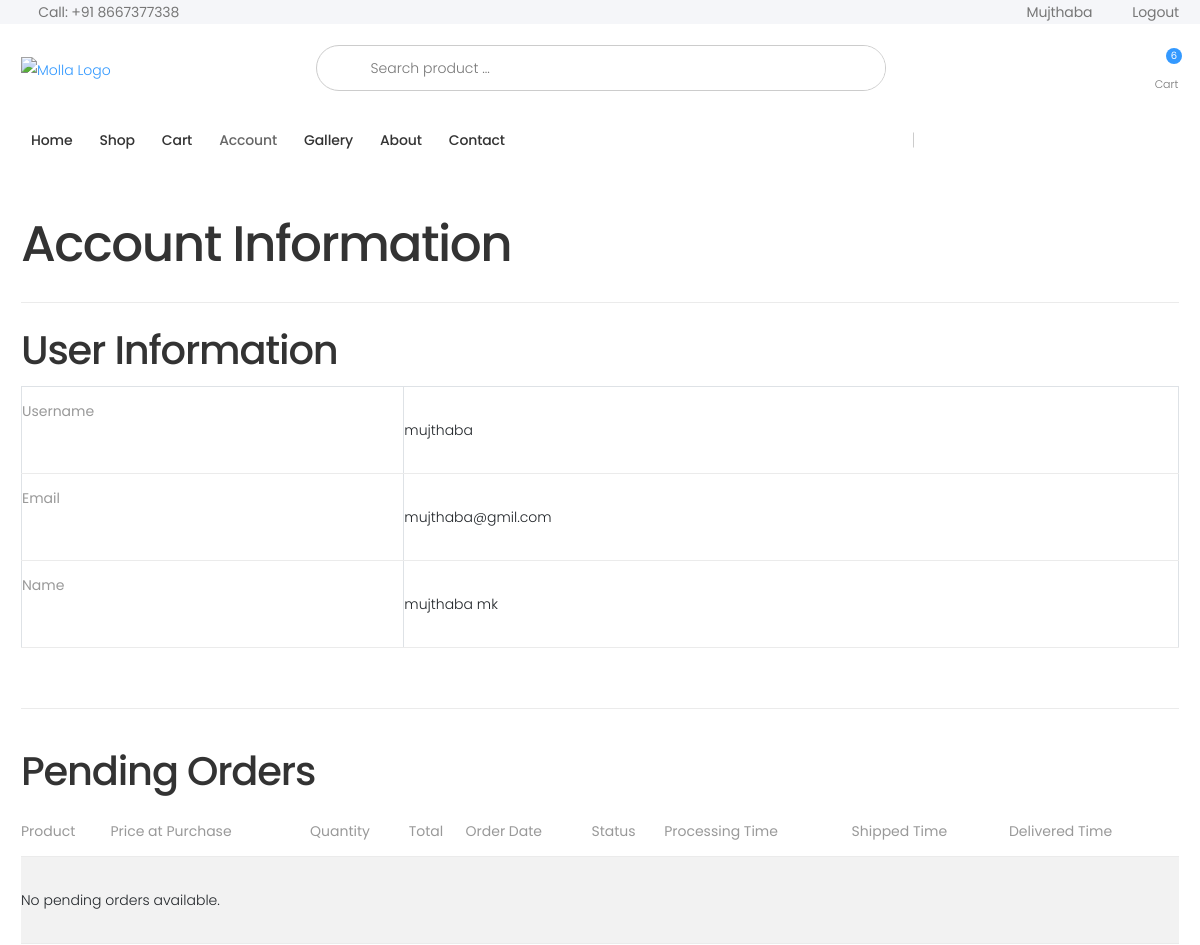
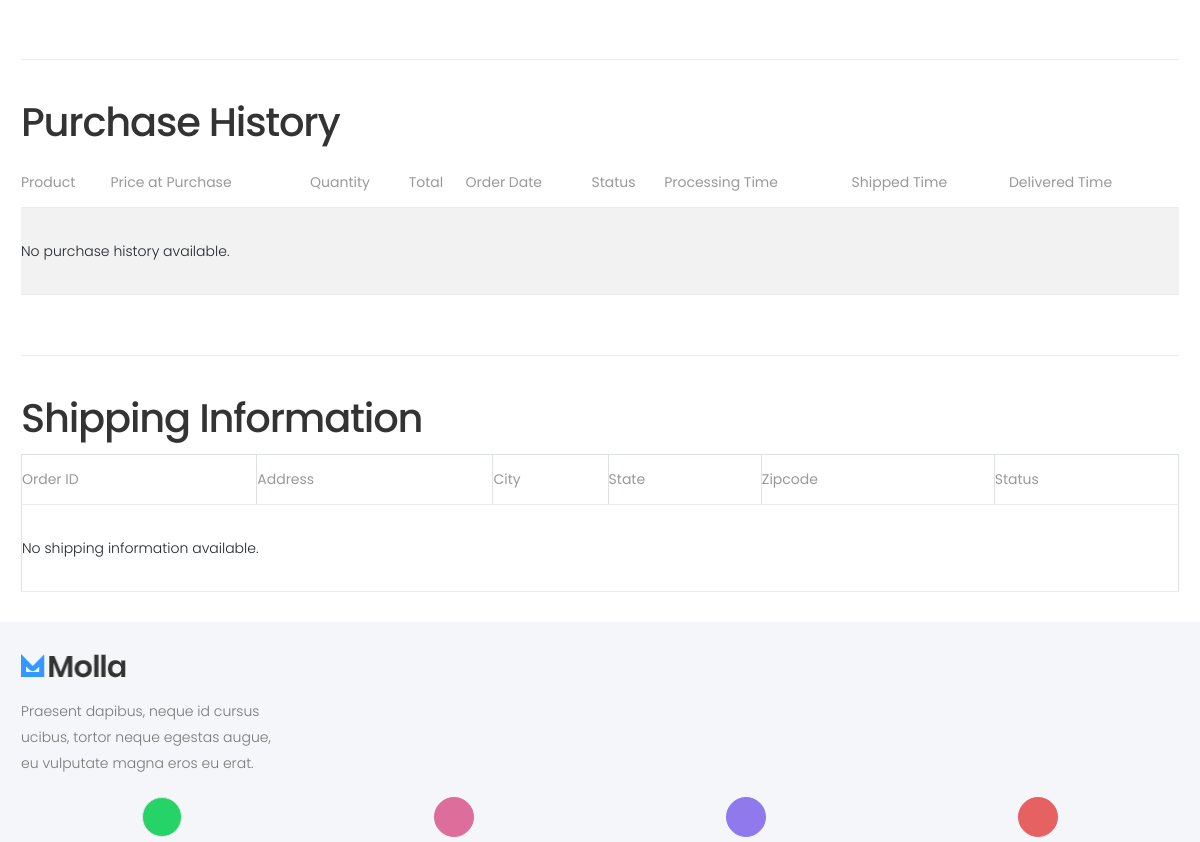
/account/ (signed in, upper part), run on an earlier commit of the app's database (2 pictures, top to bottom).
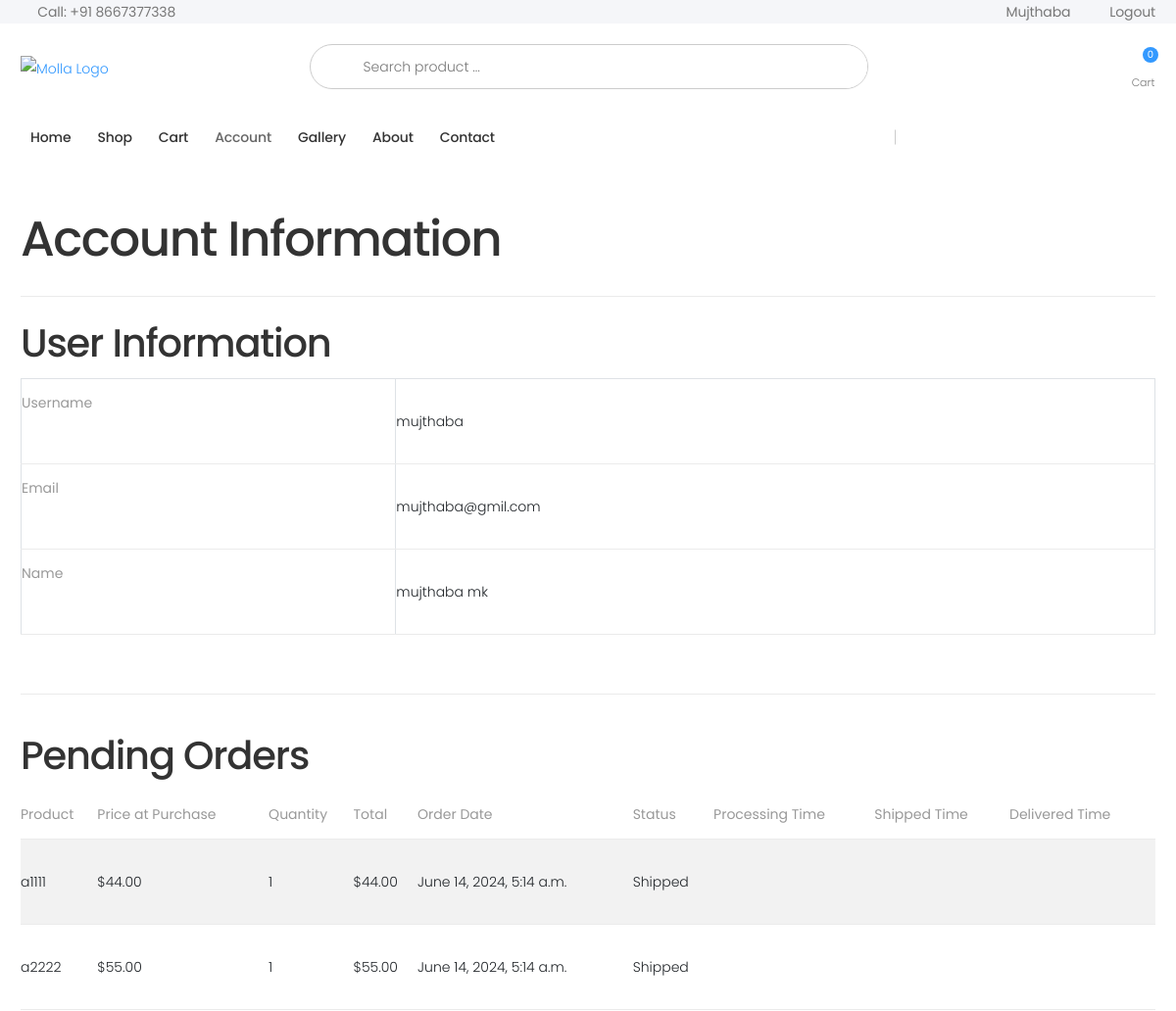
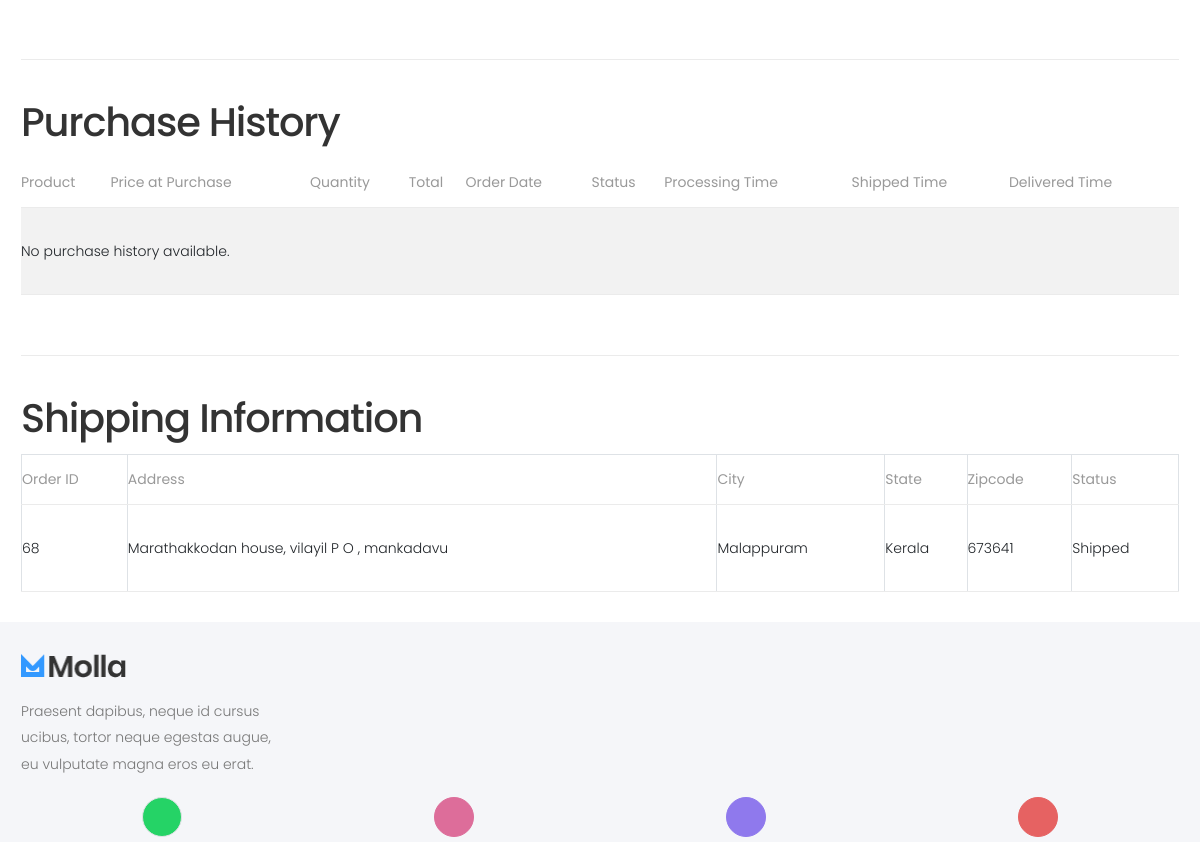
And on a later commit of the database (2 pictures, top to bottom).
### store/models.py (models this page shows, shortened)
class OrderItem(models.Model):
    product = models.ForeignKey(Product, on_delete=models.SET_NULL, null=True)
    order = models.ForeignKey(Order, on_delete=models.SET_NULL, null=True)
    quantity = models.IntegerField(default=0, null=True, blank=True)
    date_added = models.DateTimeField(auto_now_add=True)
    price_at_purchase = models.DecimalField(max_digits=7, decimal_places=2, null=True, blank=True)

class Product(models.Model):
    name = models.CharField(max_length=250, unique=True)
    slug = models.SlugField(max_length=250, unique=True)
    description = models.TextField(blank=True)
    old_price = models.DecimalField(max_digits=7, blank=True, null=True, decimal_places=2)
    new_price = models.DecimalField(max_digits=7, blank=False, decimal_places=2)
    category = models.ForeignKey(Category, on_delete=models.CASCADE)
    image_1 = models.ImageField(upload_to='product')
    image_2 = models.ImageField(upload_to='product', blank=True)
    image_3 = models.ImageField(upload_to='product', blank=True)
    video_url = models.URLField(max_length=200, blank=True)
    stock = models.IntegerField()
    available = models.BooleanField(default=True)
    new = models.BooleanField(default=True)
    created = models.DateTimeField(auto_now_add=True)
    update = models.DateField(auto_now=True)
    class Meta:
        ordering = ('name',)
        verbose_name = 'product'
        verbose_name_plural = 'products'

class Order(models.Model):
    STATUS_CHOICES = [
        ('Processing', 'Processing'),
        ('Shipped', 'Shipped'),
        ('Delivered', 'Delivered')
    ]
    customer = models.ForeignKey(Customer, on_delete=models.SET_NULL, null=True, blank=True)
    date_ordered = models.DateTimeField(auto_now_add=True)
    complete = models.BooleanField(default=False)
    transaction_id = models.CharField(max_length=100, null=True)
    status = models.CharField(max_length=20, choices=STATUS_CHOICES, default='Processing')
    @property
    def get_cart_items(self):
        orderitems = self.orderitem_set.all()
        total = sum([item.quantity for item in orderitems])
        return total

class ShippingAddress(models.Model):
    customer = models.ForeignKey(Customer, on_delete=models.SET_NULL, null=True)
    order = models.ForeignKey(Order, on_delete=models.SET_NULL, null=True)
    number = models.CharField(max_length=12, null=False, blank=False)
    address = models.CharField(max_length=200, null=False)
    city = models.CharField(max_length=200, null=False)
    state = models.CharField(max_length=200, null=False)
    zipcode = models.CharField(max_length=200, null=False)
    date_added = models.DateTimeField(auto_now_add=True)

### store/views.py (the view)
# urls.py: path('account/',views.account_info,name='account_info'),
def account_info(request):
    if not request.user.is_authenticated:
        return redirect('login')
    customer = request.user.customer
    orders = Order.objects.filter(customer=customer, complete=True)
    pending_orders = orders.exclude(status='Delivered')
    delivered_orders = orders.filter(status='Delivered')
    shipping_info = ShippingAddress.objects.filter(customer=customer)
    context = {
        'user': request.user,
        'pending_orders': pending_orders,
        'delivered_orders': delivered_orders,
        'shipping_info': shipping_info,
    }
    return render(request, 'store/account_info.html', context)

### store/context_processors.py (called while the page is built)
def menu_link(request):
    links_list = Category.objects.all()
    paginator3 = Paginator(links_list,8)
    try:
        page = int(request.GET.get('page', '1'))
    except:
        page = 1
    try:
        links = paginator3.page(page)
    except (InvalidPage,EmptyPage):
        links = paginator3.page(paginator3.num_pages)
    return dict(links = links)

def cart_data(request):
    data = cartData(request)
    cartItems = data['cartItems']
    return dict(cartItems = cartItems)

### store/models.py (called while the page is built)
    def get_url(self):
        return reverse('store_app:product_by_category', args=[self.slug])

### store/utils.py (called while the page is built, shortened)
def cartData(request):
	if request.user.is_authenticated:
		customer = request.user.customer
		order, created = Order.objects.get_or_create(customer=customer, complete=False)
		items = order.orderitem_set.all()
		cartItems = order.get_cart_items
		total_price_difference = 0
	return {'cartItems':cartItems ,'order':order, 'items':items, 'total_price_difference':total_price_difference}

### store/templates/store/account_info.html (shortened to what the changed rows need)
{% extends "store/Base.html" %}
{% block content %}
<div class="container mt-5">
    <h1>Account Information</h1>
    <div class="row">
        <div class="col-md-12">
            <h2>User Information</h2>
            <table class="table table-bordered">
                <tr>
                    <th>Username</th>
                </tr>
                <tr>
                    <th>Email</th>
                </tr>
                <tr>
                    <th>Name</th>
                </tr>
            </table>
        </div>
    </div>
    <div class="row mt-4">
        <div class="col-md-12">
            <h2>Pending Orders</h2>
            <table class="table table-striped">
                <thead>
                    <tr>
                        <th>Product</th>
                        <th>Price at Purchase</th>
                        <th>Quantity</th>
                        <th>Total</th>
                        <th>Order Date</th>
                        <th>Status</th>
                        <th>Processing Time</th>
                        <th>Shipped Time</th>
                        <th>Delivered Time</th>
                    </tr>
                </thead>
                <tbody>
                    {% for order in pending_orders %}
                        {% for item in order.orderitem_set.all %}
                            <tr>
                                <td>{{ item.product.name }}</td>
                                <td>${{ item.price_at_purchase }}</td>
                                <td>{{ item.quantity }}</td>
                                <td>${{ item.price_at_purchase|floatformat:2 }}</td>
                                <td>{{ order.date_ordered }}</td>
                                <td>{{ order.status }}</td>
                                <td>{{ order.processing_time }}</td>
                                <td>{{ order.shipped_time }}</td>
                                <td>{{ order.delivered_time }}</td>
                            </tr>
                        {% endfor %}
                    {% empty %}
                        <tr>
                            <td colspan="9">No pending orders available.</td>
                        </tr>
                    {% endfor %}
                </tbody>
            </table>
        </div>
    </div>
    <div class="row mt-4">
        <div class="col-md-12">
            <h2>Purchase History</h2>
            <table class="table table-striped">
                <thead>
                    <tr>
                        <th>Product</th>
                        <th>Price at Purchase</th>
                        <th>Quantity</th>
                        <th>Total</th>
                        <th>Order Date</th>
                        <th>Status</th>
                        <th>Processing Time</th>
                        <th>Shipped Time</th>
                        <th>Delivered Time</th>
                    </tr>
                </thead>
            </table>
        </div>
    </div>
    <div class="row mt-4">
        <div class="col-md-12">
            <h2>Shipping Information</h2>
            <table class="table table-bordered">
                <thead>
                    <tr>
                        <th>Order ID</th>
                        <th>Address</th>
                        <th>City</th>
                        <th>State</th>
                        <th>Zipcode</th>
                        <th>Status</th>
                    </tr>
                </thead>
                <tbody>
                    {% for shipping in shipping_info %}
                        <tr>
                            <td>{{ shipping.order.id }}</td>
                            <td>{{ shipping.address }}</td>
                            <td>{{ shipping.city }}</td>
                            <td>{{ shipping.state }}</td>
                            <td>{{ shipping.zipcode }}</td>
                            <td>{{ shipping.order.status }}</td>
                        </tr>
                    {% empty %}
                        <tr>
                            <td colspan="6">No shipping information available.</td>
                        </tr>
                    {% endfor %}
                </tbody>
            </table>
        </div>
    </div>
</div>
{% endblock %}

### store/templates/store/Base.html (shortened to what the changed rows need)
{% load static %}
<!DOCTYPE html>
<html lang="en">
<head>
    <link rel="stylesheet" href="{% static 'assets/vendor/line-awesome/line-awesome/line-awesome/css/line-awesome.min.css' %}">
    <link rel="stylesheet" href="{% static 'assets/css/bootstrap.min.css' %}">
    <link rel="stylesheet" href="{% static 'assets/css/plugins/owl-carousel/owl.carousel.css' %}">
    <link rel="stylesheet" href="{% static 'assets/css/plugins/magnific-popup/magnific-popup.css' %}">
    <link rel="stylesheet" href="{% static 'assets/css/plugins/jquery.countdown.css' %}">
    <link rel="stylesheet" href="{% static 'assets/css/style.css' %}">
    <link rel="stylesheet" href="{% static 'assets/css/skins/skin-demo-4.css' %}">
    <link rel="stylesheet" href="{% static 'assets/css/demos/demo-4.css' %}">
    <link rel="stylesheet" href="{% static 'assets/css/style2.css' %}">
</head>
<body>
    <div class="page-wrapper">
        <header class="header header-intro-clearance header-4">
            <div class="header-middle">
                <div class="container">
                    <div class="header-right">
                        <div class="dropdown cart-dropdown">
                            <a href="{% url 'store_app:cart' %}" class="dropdown-toggle">
                                <div class="icon">
                                    <i class="icon-shopping-cart"></i>
                                    <span class="cart-count">{{cartItems}}</span>
                                </div>
                            </a>
                        </div>
                    </div>
                </div>
            </div>
        </header>
        {% block content %}{% endblock %}
    </div>
</body>
</html>

What changed in the data, as far as the page shows it:
added Order: date_ordered "June 14, 2024, 5:14 a.m.", status "Shipped"
added OrderItem: product.name "a1111", price_at_purchase "44.00", quantity "1"
added OrderItem: product.name "a2222", price_at_purchase "55.00", quantity "1"
added ShippingAddress: order.id "68", address "Marathakkodan house, vilayil P O , mankadavu", city "Malappuram", state "Kerala", zipcode "673641", order.status "Shipped"
Also different on the page:
{{ cartItems }}: "6" → "0"
text no longer shown: "No pending orders available. No shipping information available."
